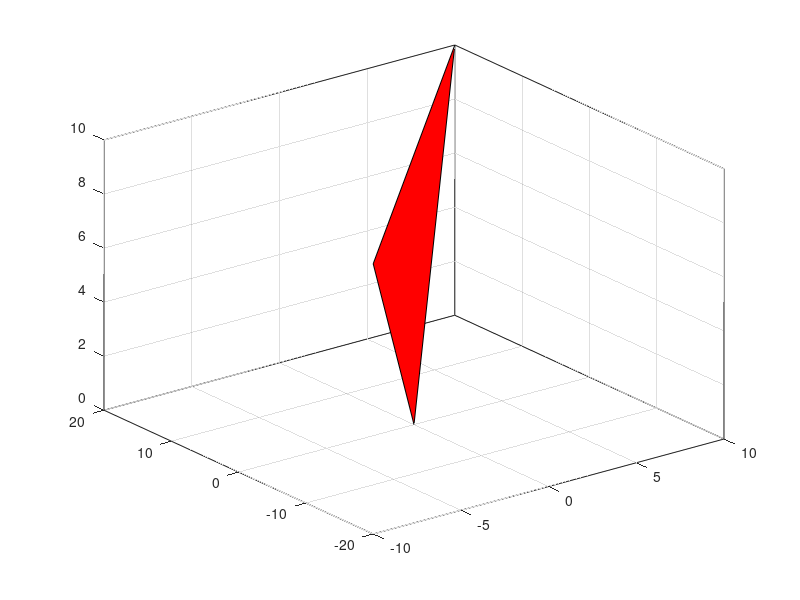

Write the MATLAB code that produced this figure. (Note: this script raises an error after producing the figure.)
pointA = [0,0,0];
pointB = [-10,-20,10];
pointC = [10,20,10];
points=[pointA' pointB' pointC']; % using the data given in the question
fill3(points(1,:),points(2,:),points(3,:),'r')
grid on
alpha(0.3)